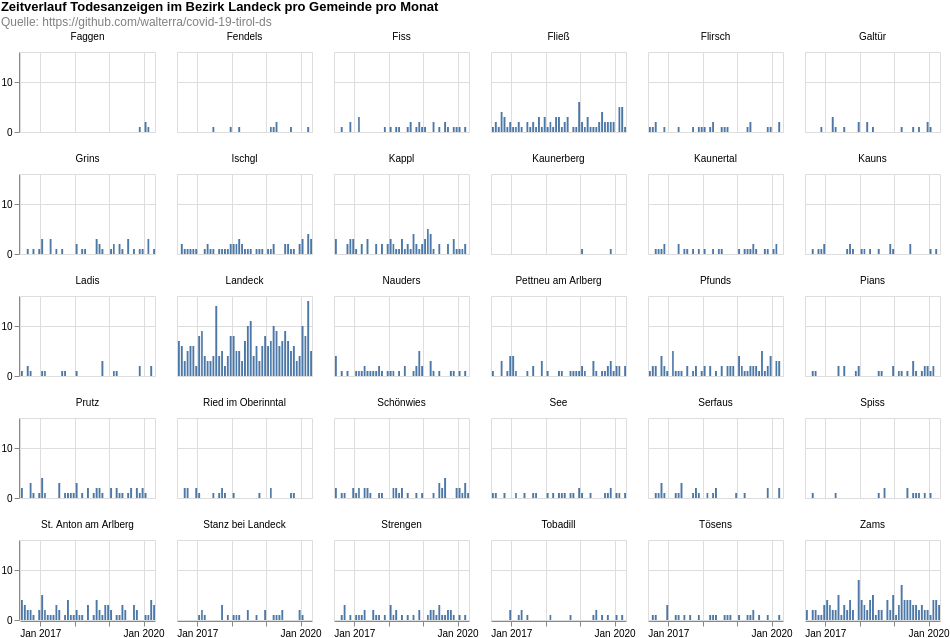

Write the Vega-Lite specification saved for this chart.
### Vega-Lite specification from a JSON file in a GitHub repository (floating-point values rounded to 4 significant figures; data arrays with more than 128 entries replaced by an {"elided": "..."} marker saying what was removed)
{"$schema": "https://vega.github.io/schema/vega-lite/v4.8.1.json", "columns": 6, "config": {"view": {"continuousHeight": 300, "continuousWidth": 400}}, "data": {"name": "data-cb3869fd1207f753c2472fa5127a8f80"}, "datasets": {"data-cb3869fd1207f753c2472fa5127a8f80": {"elided": "1315 records"}}, "facet": {"field": "municipaly", "title": null, "type": "nominal"}, "padding": 0, "spec": {"layer": [{"encoding": {"tooltip": [{"field": "date", "timeUnit": "yearmonth", "type": "temporal"}, {"aggregate": "sum", "field": "count", "type": "quantitative"}], "x": {"field": "date", "timeUnit": "yearmonth", "title": null, "type": "temporal"}, "y": {"aggregate": "sum", "field": "count", "title": null, "type": "quantitative"}}, "height": 80, "mark": "bar", "width": 135}]}, "title": {"color": "black", "subtitle": ["Quelle: https://github.com/walterra/covid-19-tirol-ds"], "subtitleColor": "gray", "text": ["Zeitverlauf Todesanzeigen im Bezirk Landeck pro Gemeinde pro Monat"]}}
